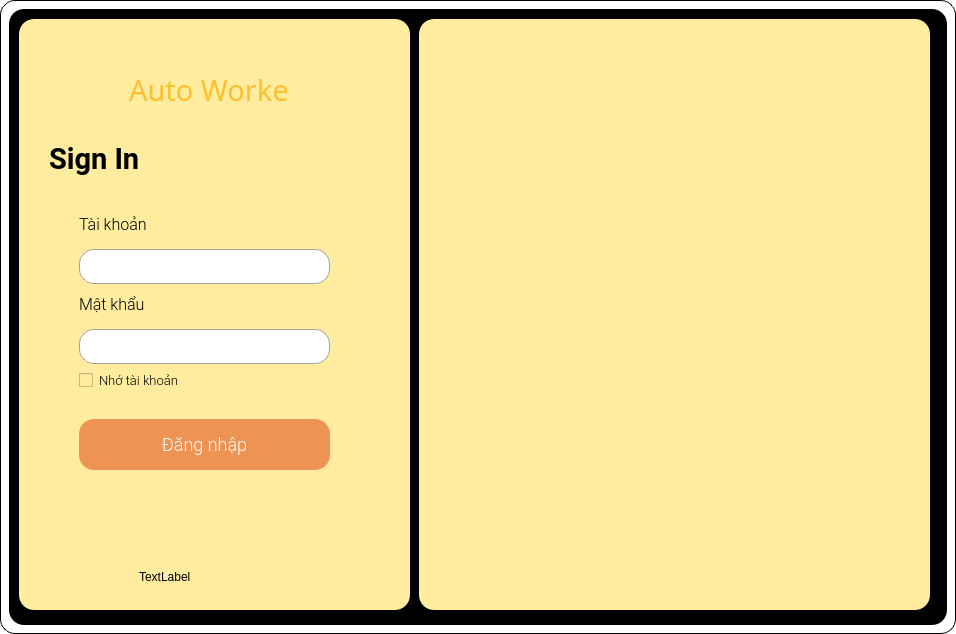
<?xml version="1.0" encoding="UTF-8"?>
<ui version="4.0">
 <class>LoginWindow</class>
 <widget class="QMainWindow" name="LoginWindow">
  <property name="geometry">
   <rect>
    <x>0</x>
    <y>0</y>
    <width>956</width>
    <height>634</height>
   </rect>
  </property>
  <property name="windowTitle">
   <string>MainWindow</string>
  </property>
  <property name="autoFillBackground">
   <bool>false</bool>
  </property>
  <property name="styleSheet">
   <string notr="true">QMainWindow{
border: 1px solid black;
    border-radius: 15px;
    background-color: rgba(255, 255, 255, 255);
}</string>
  </property>
  <widget class="QWidget" name="centralwidget">
   <layout class="QVBoxLayout" name="verticalLayout">
    <item>
     <widget class="QFrame" name="frame_3">
      <property name="styleSheet">
       <string notr="true">QFrame{
border-radius:15px;
background-color: black
}</string>
      </property>
      <property name="frameShape">
       <enum>QFrame::StyledPanel</enum>
      </property>
      <property name="frameShadow">
       <enum>QFrame::Raised</enum>
      </property>
      <widget class="QFrame" name="frame">
       <property name="geometry">
        <rect>
         <x>10</x>
         <y>10</y>
         <width>391</width>
         <height>591</height>
        </rect>
       </property>
       <property name="styleSheet">
        <string notr="true">background-color:#FFEC9E;
color:black;</string>
       </property>
       <property name="frameShape">
        <enum>QFrame::StyledPanel</enum>
       </property>
       <property name="frameShadow">
        <enum>QFrame::Raised</enum>
       </property>
       <widget class="QLineEdit" name="accountEdit">
        <property name="geometry">
         <rect>
          <x>60</x>
          <y>230</y>
          <width>251</width>
          <height>35</height>
         </rect>
        </property>
        <property name="styleSheet">
         <string notr="true">QLineEdit {
        border: 1px solid #a1a1a1;
        border-radius: 15px; 
       padding: 6px;
       background-color: #ffffff;
        color: #000000;
        font-size: 16px;
    }
    QLineEdit:focus {
        border: 2px solid #007BFF; 
    }</string>
        </property>
       </widget>
       <widget class="QLineEdit" name="passwordEdit">
        <property name="geometry">
         <rect>
          <x>60</x>
          <y>310</y>
          <width>251</width>
          <height>35</height>
         </rect>
        </property>
        <property name="styleSheet">
         <string notr="true">QLineEdit {
        border: 1px solid #a1a1a1;
        border-radius: 15px; 
       padding: 6px;
       background-color: #ffffff;
        color: #000000;
        font-size: 16px;
    }
    QLineEdit:focus {
        border: 2px solid #007BFF; 
    }</string>
        </property>
        <property name="echoMode">
         <enum>QLineEdit::Password</enum>
        </property>
       </widget>
       <widget class="QPushButton" name="LoginButton">
        <property name="geometry">
         <rect>
          <x>60</x>
          <y>400</y>
          <width>251</width>
          <height>51</height>
         </rect>
        </property>
        <property name="font">
         <font>
          <family>Roboto Light</family>
          <pointsize>-1</pointsize>
          <underline>false</underline>
          <strikeout>false</strikeout>
         </font>
        </property>
        <property name="styleSheet">
         <string notr="true">QPushButton {
	background-color: #ED9455;
       border-radius: 15px; 
        color: #ffffff; 
        padding: 10px 20px; 
        font-size: 18px;
        border: none;
    }
    QPushButton:pressed {
        background-color: #0056b3; 
    }
    QPushButton:hover {
        background-color: #0056b3;
    }</string>
        </property>
        <property name="text">
         <string>Đăng nhập</string>
        </property>
       </widget>
       <widget class="QCheckBox" name="remeberBox">
        <property name="geometry">
         <rect>
          <x>60</x>
          <y>350</y>
          <width>131</width>
          <height>22</height>
         </rect>
        </property>
        <property name="font">
         <font>
          <family>Roboto Light</family>
          <pointsize>10</pointsize>
         </font>
        </property>
        <property name="styleSheet">
         <string notr="true">color:black;
border-color: qlineargradient(spread:pad, x1:0, y1:0, x2:1, y2:0, stop:0 rgba(0, 0, 0, 255), stop:1 rgba(255, 255, 255, 255));
</string>
        </property>
        <property name="text">
         <string>Nhớ tài khoản</string>
        </property>
       </widget>
       <widget class="QLabel" name="label_2">
        <property name="geometry">
         <rect>
          <x>60</x>
          <y>270</y>
          <width>81</width>
          <height>31</height>
         </rect>
        </property>
        <property name="font">
         <font>
          <family>Roboto Light</family>
          <pointsize>12</pointsize>
          <bold>false</bold>
         </font>
        </property>
        <property name="text">
         <string>Mật khẩu</string>
        </property>
       </widget>
       <widget class="QLabel" name="label_3">
        <property name="geometry">
         <rect>
          <x>30</x>
          <y>120</y>
          <width>121</width>
          <height>41</height>
         </rect>
        </property>
        <property name="font">
         <font>
          <family>Roboto</family>
          <pointsize>22</pointsize>
          <bold>true</bold>
          <underline>false</underline>
         </font>
        </property>
        <property name="text">
         <string>Sign In</string>
        </property>
       </widget>
       <widget class="QLabel" name="label">
        <property name="geometry">
         <rect>
          <x>60</x>
          <y>190</y>
          <width>91</width>
          <height>31</height>
         </rect>
        </property>
        <property name="font">
         <font>
          <family>Roboto Light</family>
          <pointsize>12</pointsize>
          <bold>false</bold>
         </font>
        </property>
        <property name="text">
         <string>Tài khoản</string>
        </property>
       </widget>
       <widget class="QLabel" name="label_4">
        <property name="geometry">
         <rect>
          <x>110</x>
          <y>50</y>
          <width>161</width>
          <height>41</height>
         </rect>
        </property>
        <property name="font">
         <font>
          <family>Jersey 10</family>
          <pointsize>22</pointsize>
         </font>
        </property>
        <property name="styleSheet">
         <string notr="true">color:#FBC02D;</string>
        </property>
        <property name="text">
         <string>Auto Worker</string>
        </property>
       </widget>
       <widget class="QLabel" name="versionLabel">
        <property name="geometry">
         <rect>
          <x>120</x>
          <y>550</y>
          <width>191</width>
          <height>16</height>
         </rect>
        </property>
        <property name="text">
         <string>TextLabel</string>
        </property>
        <property name="alignment">
         <set>Qt::AlignJustify|Qt::AlignVCenter</set>
        </property>
       </widget>
      </widget>
      <widget class="QFrame" name="frame_2">
       <property name="geometry">
        <rect>
         <x>410</x>
         <y>10</y>
         <width>511</width>
         <height>591</height>
        </rect>
       </property>
       <property name="styleSheet">
        <string notr="true">background-color: #FFEC9E;</string>
       </property>
       <property name="frameShape">
        <enum>QFrame::StyledPanel</enum>
       </property>
       <property name="frameShadow">
        <enum>QFrame::Raised</enum>
       </property>
       <widget class="QLabel" name="gifLabel">
        <property name="geometry">
         <rect>
          <x>40</x>
          <y>50</y>
          <width>441</width>
          <height>511</height>
         </rect>
        </property>
        <property name="text">
         <string/>
        </property>
       </widget>
      </widget>
     </widget>
    </item>
   </layout>
  </widget>
 </widget>
 <resources/>
 <connections/>
</ui>
